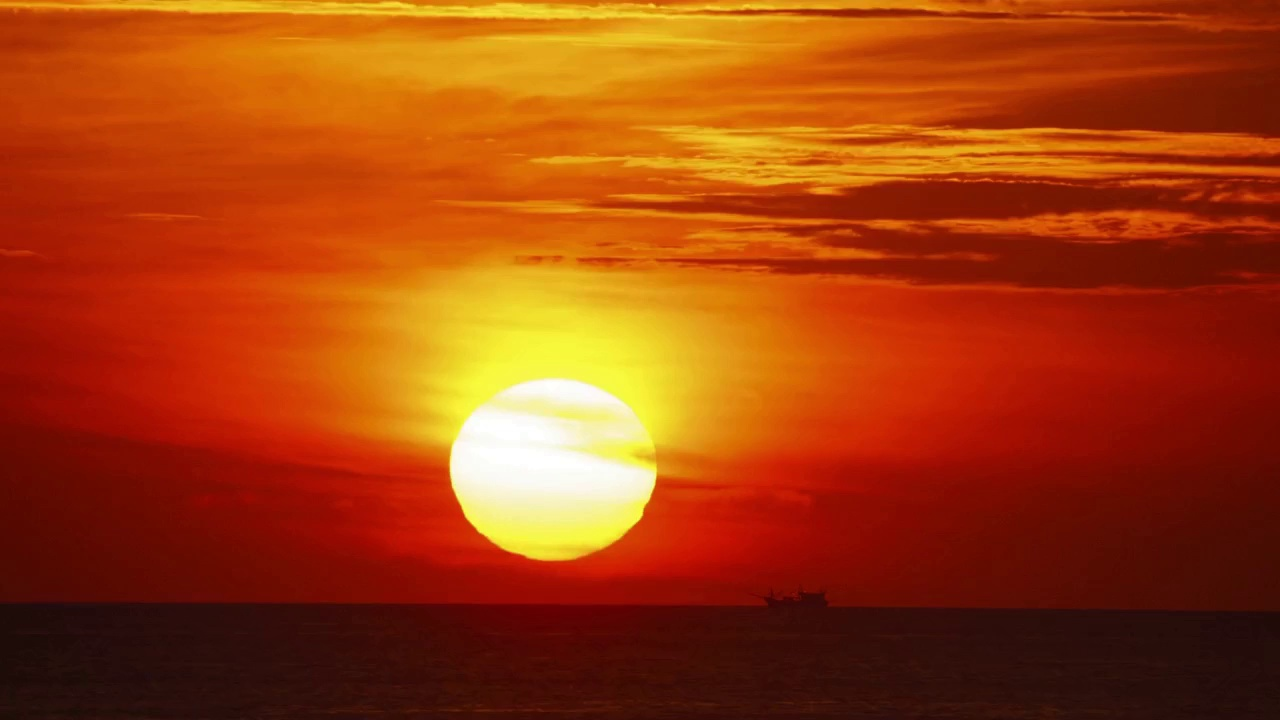
#> input picture Images/110.jpg, 1280 x 720 px
$ python creatingVideo.py
#> lines starting #> are read from the running program, lines starting #| are printed output that depends on the picture
import os
import cv2

#Carregar todas as imagens
def load_images(folder, valid_extensions):
  images =[]
  for fileName in os.listdir(folder):
    _, ext = os.path.splitext(fileName)
    if ext.lower() in valid_extensions:
      images.append(os.path.join(folder, fileName))
  return images

def create_video(images, output_file, frame_rate=0.5):
#> called with output_file = 'nascerDoSol.mp4', frame_rate = 0.5
  if not images:
    raise ValueError("Nenhuma imagem encontrada para criar vídeo.")

  first_frame = cv2.imread(images[0])
#> first_frame is the input picture: shape (720, 1280, 3); mean B, G, R 12.6, 62.1, 160
  if first_frame is None:
    raise ValueError(f"Não foi possível carregar a imagem.")

  height, width, _ = first_frame.shape
#> height = 720; width = 1280
  size = (width, height)
#> size = (1280, 720)

  out = cv2.VideoWriter(output_file, cv2.VideoWriter_fourcc(*'mp4v'), frame_rate, size)

  for image in reversed(images):
    frame = cv2.imread(image)
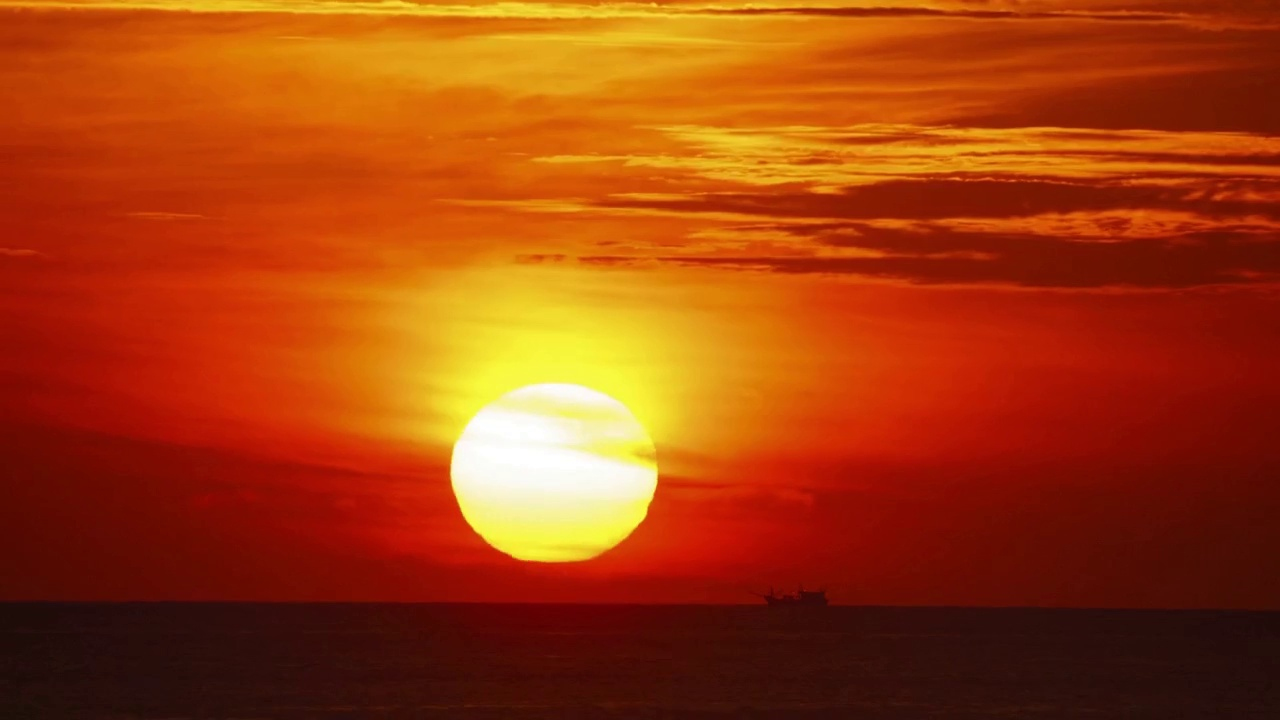
#> input picture Images/112.jpg, 1280 x 720 px
#> frame is the input picture: shape (720, 1280, 3); mean B, G, R 12.8, 61.8, 160
    if frame is not None:
      out.write(frame)

  out.release()

#Reproduz um vídeo até que a tecla de espaço seja pressionada.
def play_video(video_file):
#> called with video_file = 'nascerDoSol.mp4'
  cap = cv2.VideoCapture(video_file)
  if not cap.isOpened():
    raise ValueError("Erro ao abrir arquivo de vídeo")

  while True:
    ret, frame = cap.read()
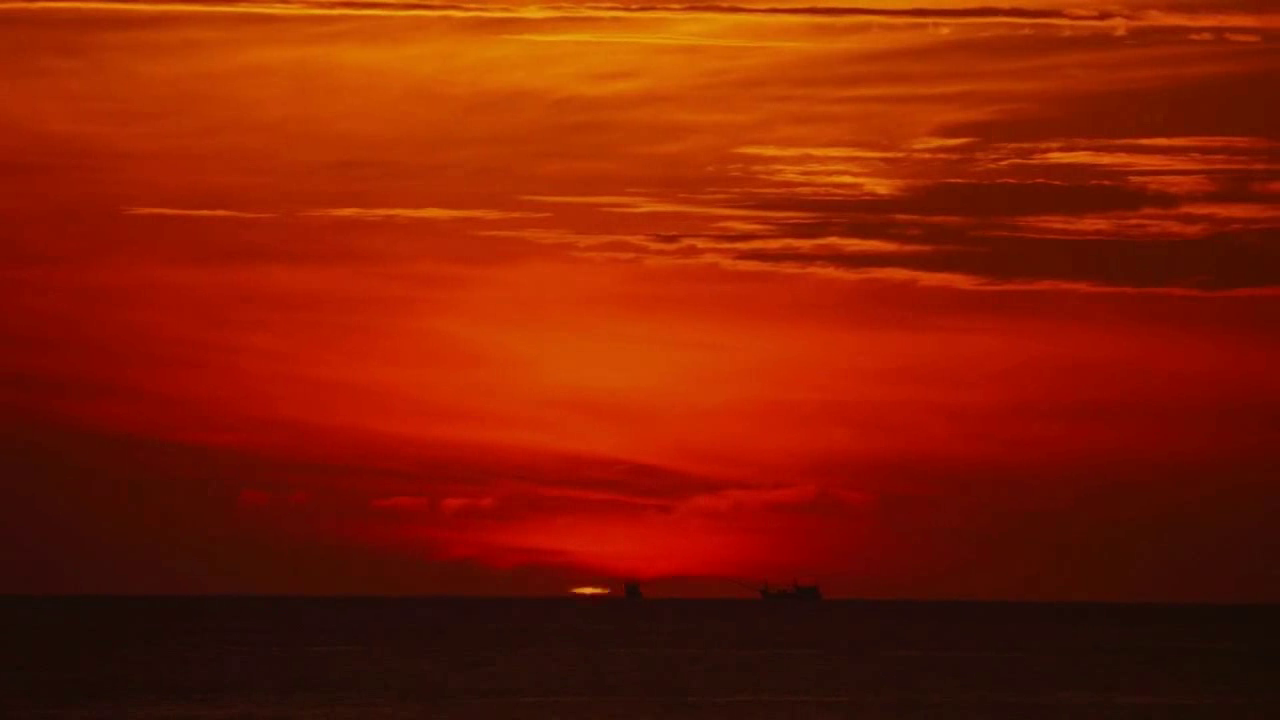
#> input picture frame 9 of nascerDoSol.mp4, 1280 x 720 px
#> frame is the input picture: shape (720, 1280, 3); mean B, G, R 2.7, 30, 132.1
    if not ret:
      break

    cv2.imshow('Nascer do Sol', frame)

    if cv2.waitKey(200) & 0xFF == ord(' '):
#> (key Esc is pressed here)
      break

  cap.release()
  cv2.destroyAllWindows()

def main():
  image_folder = "Images"
  output_video = "nascerDoSol.mp4"
  valid_extensions = ['.gif', '.png', '.jpg', '.jpeg', '.jfif']

  images = load_images(image_folder, valid_extensions)
  create_video(images, output_video)
  play_video(output_video)

if __name__ == "__main__":
  main()
